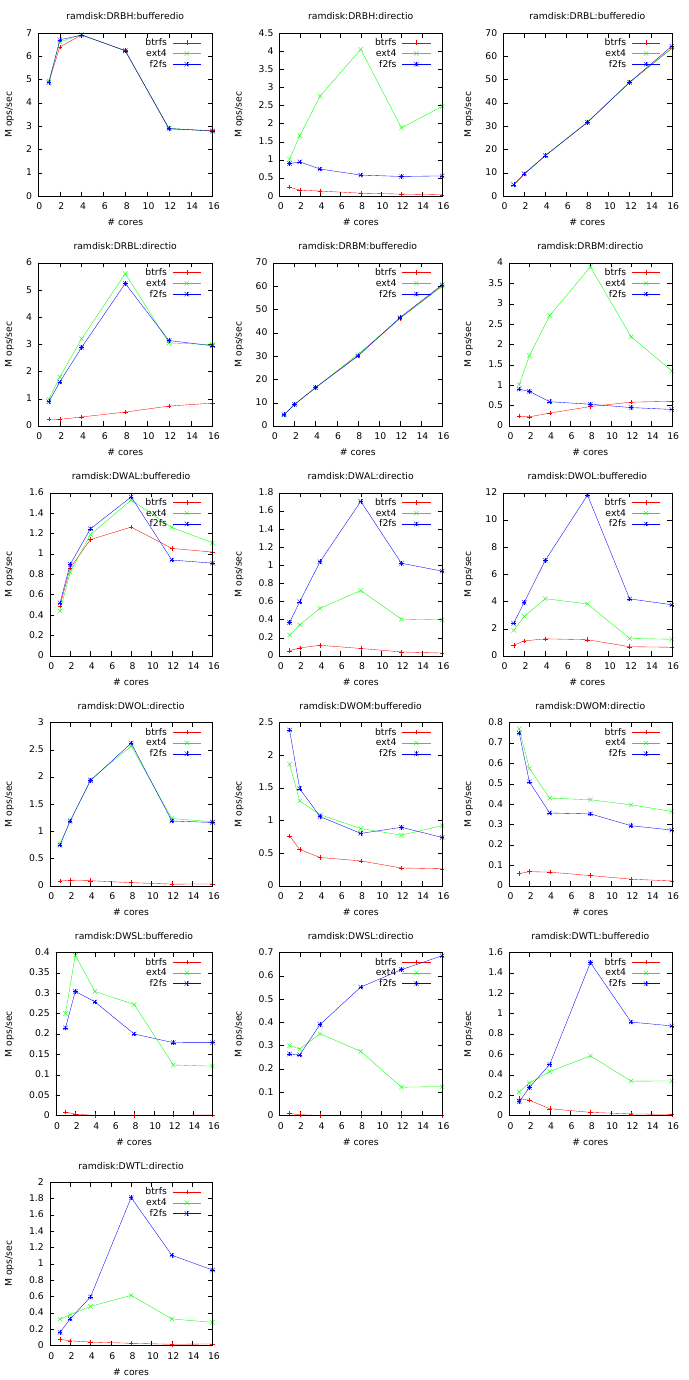

Reproduce this figure in gnuplot.
# LOG_FILE = logs/2016-11-05-13-23-00.965413/fxmark.log
# DISK_SIZE = 64G
# MODEL_NAME = Intel(R) Xeon(R) CPU E5-2630 v3 @ 2.40GHz
# DIRECTIO = bufferedio,directio
# SMT_LEVEL = 2
# NCORES = 1,2,4,8,12,16
# BENCH_TYPES = DWAL,DWOL,DWOM,DWSL,DWTL,DRBH,DRBM,DRBL
# CORE_PER_CHIP = 8
# PHYSICAL_CHIPS = 2
# FS_TYPES = ext4,btrfs,f2fs
# CORE_SEQ = 0,1,2,3,4,5,6,7,8,9,10,11,12,13,14,15,16,17,18,19,20,21,22,23,24,25,26,27,28,29,30,31
# NUM_TEST_CONF = 288
# DURATION = 2s
# MEDIA_TYPES = ssd,hdd,ramdisk,nvme,mem
# SYSTEM = Linux perf 4.9.0-rc1+ #75 SMP Thu Oct 20 16:49:49 PDT 2016 x86_64 x86_64 x86_64 GNU/Linux

set term pdfcairo size 6.8999999999999995in,13.799999999999999in font ',10'
set_out='set output "`if test -z $OUT; then echo sc.pdf; else echo $OUT; fi`"'
eval set_out
set multiplot layout 6,3

set title 'ramdisk:DRBH:bufferedio'
set xlabel '# cores'
set ylabel 'M ops/sec'
plot [0:][0:] 'ramdisk:btrfs:DRBH:bufferedio.dat' using 1:2 title 'btrfs' with lp ps 0.5, 'ramdisk:ext4:DRBH:bufferedio.dat' using 1:2 title 'ext4' with lp ps 0.5, 'ramdisk:f2fs:DRBH:bufferedio.dat' using 1:2 title 'f2fs' with lp ps 0.5

set title 'ramdisk:DRBH:directio'
set xlabel '# cores'
set ylabel 'M ops/sec'
plot [0:][0:] 'ramdisk:btrfs:DRBH:directio.dat' using 1:2 title 'btrfs' with lp ps 0.5, 'ramdisk:ext4:DRBH:directio.dat' using 1:2 title 'ext4' with lp ps 0.5, 'ramdisk:f2fs:DRBH:directio.dat' using 1:2 title 'f2fs' with lp ps 0.5

set title 'ramdisk:DRBL:bufferedio'
set xlabel '# cores'
set ylabel 'M ops/sec'
plot [0:][0:] 'ramdisk:btrfs:DRBL:bufferedio.dat' using 1:2 title 'btrfs' with lp ps 0.5, 'ramdisk:ext4:DRBL:bufferedio.dat' using 1:2 title 'ext4' with lp ps 0.5, 'ramdisk:f2fs:DRBL:bufferedio.dat' using 1:2 title 'f2fs' with lp ps 0.5

set title 'ramdisk:DRBL:directio'
set xlabel '# cores'
set ylabel 'M ops/sec'
plot [0:][0:] 'ramdisk:btrfs:DRBL:directio.dat' using 1:2 title 'btrfs' with lp ps 0.5, 'ramdisk:ext4:DRBL:directio.dat' using 1:2 title 'ext4' with lp ps 0.5, 'ramdisk:f2fs:DRBL:directio.dat' using 1:2 title 'f2fs' with lp ps 0.5

set title 'ramdisk:DRBM:bufferedio'
set xlabel '# cores'
set ylabel 'M ops/sec'
plot [0:][0:] 'ramdisk:btrfs:DRBM:bufferedio.dat' using 1:2 title 'btrfs' with lp ps 0.5, 'ramdisk:ext4:DRBM:bufferedio.dat' using 1:2 title 'ext4' with lp ps 0.5, 'ramdisk:f2fs:DRBM:bufferedio.dat' using 1:2 title 'f2fs' with lp ps 0.5

set title 'ramdisk:DRBM:directio'
set xlabel '# cores'
set ylabel 'M ops/sec'
plot [0:][0:] 'ramdisk:btrfs:DRBM:directio.dat' using 1:2 title 'btrfs' with lp ps 0.5, 'ramdisk:ext4:DRBM:directio.dat' using 1:2 title 'ext4' with lp ps 0.5, 'ramdisk:f2fs:DRBM:directio.dat' using 1:2 title 'f2fs' with lp ps 0.5

set title 'ramdisk:DWAL:bufferedio'
set xlabel '# cores'
set ylabel 'M ops/sec'
plot [0:][0:] 'ramdisk:btrfs:DWAL:bufferedio.dat' using 1:2 title 'btrfs' with lp ps 0.5, 'ramdisk:ext4:DWAL:bufferedio.dat' using 1:2 title 'ext4' with lp ps 0.5, 'ramdisk:f2fs:DWAL:bufferedio.dat' using 1:2 title 'f2fs' with lp ps 0.5

set title 'ramdisk:DWAL:directio'
set xlabel '# cores'
set ylabel 'M ops/sec'
plot [0:][0:] 'ramdisk:btrfs:DWAL:directio.dat' using 1:2 title 'btrfs' with lp ps 0.5, 'ramdisk:ext4:DWAL:directio.dat' using 1:2 title 'ext4' with lp ps 0.5, 'ramdisk:f2fs:DWAL:directio.dat' using 1:2 title 'f2fs' with lp ps 0.5

set title 'ramdisk:DWOL:bufferedio'
set xlabel '# cores'
set ylabel 'M ops/sec'
plot [0:][0:] 'ramdisk:btrfs:DWOL:bufferedio.dat' using 1:2 title 'btrfs' with lp ps 0.5, 'ramdisk:ext4:DWOL:bufferedio.dat' using 1:2 title 'ext4' with lp ps 0.5, 'ramdisk:f2fs:DWOL:bufferedio.dat' using 1:2 title 'f2fs' with lp ps 0.5

set title 'ramdisk:DWOL:directio'
set xlabel '# cores'
set ylabel 'M ops/sec'
plot [0:][0:] 'ramdisk:btrfs:DWOL:directio.dat' using 1:2 title 'btrfs' with lp ps 0.5, 'ramdisk:ext4:DWOL:directio.dat' using 1:2 title 'ext4' with lp ps 0.5, 'ramdisk:f2fs:DWOL:directio.dat' using 1:2 title 'f2fs' with lp ps 0.5

set title 'ramdisk:DWOM:bufferedio'
set xlabel '# cores'
set ylabel 'M ops/sec'
plot [0:][0:] 'ramdisk:btrfs:DWOM:bufferedio.dat' using 1:2 title 'btrfs' with lp ps 0.5, 'ramdisk:ext4:DWOM:bufferedio.dat' using 1:2 title 'ext4' with lp ps 0.5, 'ramdisk:f2fs:DWOM:bufferedio.dat' using 1:2 title 'f2fs' with lp ps 0.5

set title 'ramdisk:DWOM:directio'
set xlabel '# cores'
set ylabel 'M ops/sec'
plot [0:][0:] 'ramdisk:btrfs:DWOM:directio.dat' using 1:2 title 'btrfs' with lp ps 0.5, 'ramdisk:ext4:DWOM:directio.dat' using 1:2 title 'ext4' with lp ps 0.5, 'ramdisk:f2fs:DWOM:directio.dat' using 1:2 title 'f2fs' with lp ps 0.5

set title 'ramdisk:DWSL:bufferedio'
set xlabel '# cores'
set ylabel 'M ops/sec'
plot [0:][0:] 'ramdisk:btrfs:DWSL:bufferedio.dat' using 1:2 title 'btrfs' with lp ps 0.5, 'ramdisk:ext4:DWSL:bufferedio.dat' using 1:2 title 'ext4' with lp ps 0.5, 'ramdisk:f2fs:DWSL:bufferedio.dat' using 1:2 title 'f2fs' with lp ps 0.5

set title 'ramdisk:DWSL:directio'
set xlabel '# cores'
set ylabel 'M ops/sec'
plot [0:][0:] 'ramdisk:btrfs:DWSL:directio.dat' using 1:2 title 'btrfs' with lp ps 0.5, 'ramdisk:ext4:DWSL:directio.dat' using 1:2 title 'ext4' with lp ps 0.5, 'ramdisk:f2fs:DWSL:directio.dat' using 1:2 title 'f2fs' with lp ps 0.5

set title 'ramdisk:DWTL:bufferedio'
set xlabel '# cores'
set ylabel 'M ops/sec'
plot [0:][0:] 'ramdisk:btrfs:DWTL:bufferedio.dat' using 1:2 title 'btrfs' with lp ps 0.5, 'ramdisk:ext4:DWTL:bufferedio.dat' using 1:2 title 'ext4' with lp ps 0.5, 'ramdisk:f2fs:DWTL:bufferedio.dat' using 1:2 title 'f2fs' with lp ps 0.5

set title 'ramdisk:DWTL:directio'
set xlabel '# cores'
set ylabel 'M ops/sec'
plot [0:][0:] 'ramdisk:btrfs:DWTL:directio.dat' using 1:2 title 'btrfs' with lp ps 0.5, 'ramdisk:ext4:DWTL:directio.dat' using 1:2 title 'ext4' with lp ps 0.5, 'ramdisk:f2fs:DWTL:directio.dat' using 1:2 title 'f2fs' with lp ps 0.5

unset multiplot
set output
